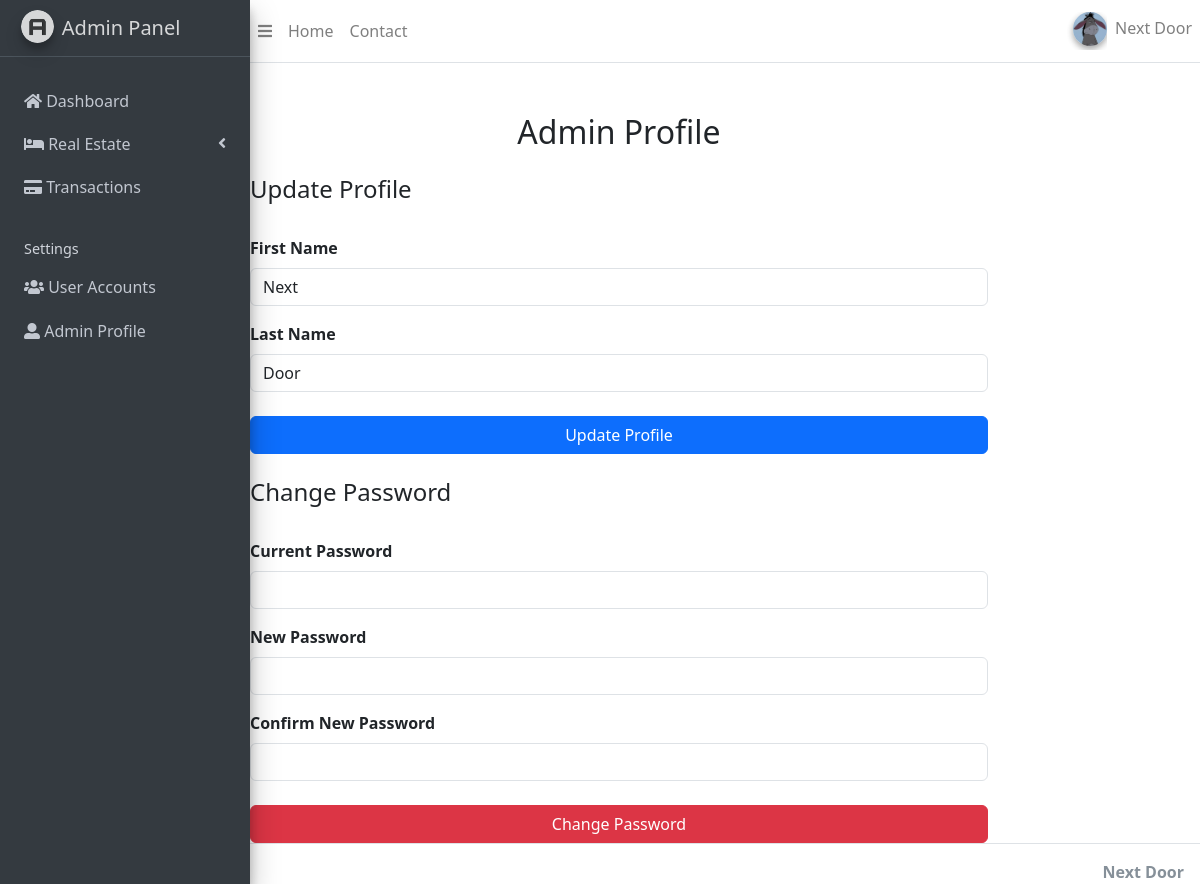
Page /panel/admin/admin.php on the committed database.
### tables this page shows
CREATE TABLE `registered_users` (
  `id` int(11) NOT NULL,
  `firstname` varchar(50) NOT NULL,
  `lastname` varchar(50) NOT NULL,
  `email` varchar(100) NOT NULL,
  `password` varchar(255) NOT NULL,
  `created_at` timestamp NOT NULL DEFAULT current_timestamp(),
  `message` varchar(500) NOT NULL,
  `phone` varchar(15) NOT NULL,
  `profile_image` varchar(255) DEFAULT 'User_Img/default.png',
  `reset_token` varchar(64) DEFAULT NULL,
  `reset_token_expiry` datetime DEFAULT NULL
);

### panel/admin/admin.php (the view, shortened to what this page needs)
<?php
include("includes/header.php");
include("includes/topbar.php");
include("includes/sidebar.php");
include("connect.php");
$sql = "SELECT * FROM registered_users WHERE email = 'nextdoor101r@gmail.com'";
$stmt = $conn->prepare($sql);
$stmt->execute();
$result = $stmt->get_result();
$admin = $result->fetch_assoc();
?>
<!DOCTYPE html>
<html lang="en">
<head>
    <link rel="stylesheet" href="https://cdn.jsdelivr.net/npm/bootstrap@5.3.0/dist/css/bootstrap.min.css">
</head>
<body>
    <div class="container">
        <h2 class="text-center mb-4">Admin Profile</h2>
        <h4>Update Profile</h4><br>
        <form method="post">
            <div class="form-group">
                <label>First Name</label>
                <input type="text" class="form-control" name="firstname" value="<?= htmlspecialchars($admin['firstname']); ?>" required>
            </div>
            <div class="form-group">
                <label>Last Name</label>
                <input type="text" class="form-control" name="lastname" value="<?= htmlspecialchars($admin['lastname']); ?>" required>
            </div>
            <button type="submit" name="updateProfile" class="btn btn-primary mt-2">Update Profile</button>
        </form>
        <h4 class="mt-4">Change Password</h4><br>
        <form method="post">
            <div class="form-group">
                <label>Current Password</label>
                <input type="password" class="form-control" id="currentPassword" name="currentPassword" required>
            </div>
            <div class="form-group">
                <label>New Password</label>
                <input type="password" class="form-control" name="newPassword" minlength="8" required>
            </div>
            <div class="form-group">
                <label>Confirm New Password</label>
                <input type="password" class="form-control" name="confirmPassword" minlength="8" required>
            </div>
            <button type="submit" name="changePassword" class="btn btn-danger mt-2">Change Password</button>
        </form>
    </div>
</body>
</html>
<?php include("includes/footer.php"); ?>

### panel/admin/includes/topbar.php
<nav class="main-header navbar navbar-expand navbar-white navbar-light">
   <ul class="navbar-nav">
     <li class="nav-item">
       <a class="nav-link" data-widget="pushmenu" href="#" role="button"><i class="fas fa-bars"></i></a>
     </li>
     <li class="nav-item d-none d-sm-inline-block">
       <a href="/Real%20Estate/MainPage/home.php" class="nav-link">Home</a>
     </li>
     <li class="nav-item d-none d-sm-inline-block">
       <a href="/Real%20Estate/MainPage/contactus.php" class="nav-link">Contact</a>
     </li>
   </ul>
   <ul class="navbar-nav ml-auto">
     <li class="nav-item d-none d-sm-inline-block">
       <div class="user-panel mt-1 pb-1 mb-1 d-flex">
         <div class="image">
           <img src="assets/dist/img/eeyore.jpg" class="img-circle elevation-2" alt="User Image">
         </div>
         <?php
          include 'connect.php';
          $adminName = "NextDoor Admin";
          $query = "SELECT firstname, lastname FROM registered_users WHERE email = 'nextdoor101r@gmail.com' LIMIT 1";
          $result = $conn->query($query);
          if ($result && $result->num_rows > 0) {
            $row = $result->fetch_assoc();
            $adminName = $row['firstname'] . ' ' . $row['lastname'];
          }
          ?>
     <li class="nav-item d-none d-sm-inline-block">
       <a href="admin.php" class="nav-link" id="adminNameLink"><?= htmlspecialchars($adminName); ?></a>
     </li>
     </div>
     </li>
   </ul>
 </nav>

### panel/admin/admin.php (style rules this page uses)
.container { max-width: 800px; margin-top: 50px; padding-left: 50px; }
.btn-primary, .btn-danger { width: 100%; }

### rows in the picture
registered_users: adminName "Next Door", firstname "Next", lastname "Door"
